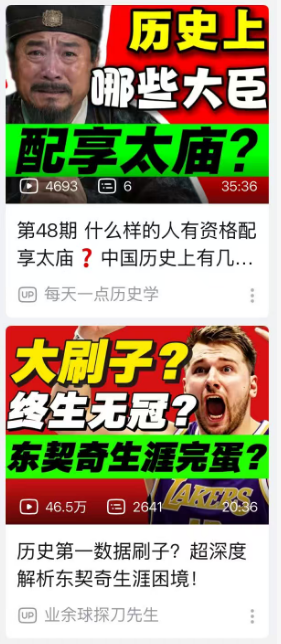
#> input picture data/review/别人的视频封面.png, 281 x 644 px
$ python check_layout.py '../data/review/别人的视频封面.png'
#> lines starting #> are read from the running program, lines starting #| are printed output that depends on the picture
#!/usr/bin/env python3
"""Objective video-slide layout check: do the title band and subtitle band overlap?

WHY THIS EXISTS
    Eyeballing a rendered frame (or asking a vision model) is unreliable for "is the
    title sitting on top of the subtitles?". This measures it instead: it counts
    near-white pixels per scanline, groups them into text bands, and asserts the
    title band and subtitle band are separated by a real gap.

    A real bug this caught: title drawn at 0.79h-0.93h while ASS subtitles were drawn
    at 0.79h-0.88h -> visually "a bit busy", numerically a hard overlap.

USAGE
    # extract a frame first (mid-segment is best, subtitles are showing)
    ffmpeg -hide_banner -loglevel error -y -ss 20 -i final.mp4 -frames:v 1 frame.png
    python check_layout.py frame.png [more_frames.png ...]

    # no args -> falls back to ./data/tmp/smoke/f2_{portrait,landscape}.png

EXIT CODES
    0 = all frames passed (or nothing to check)
    1 = at least one frame has an overlap / missing band

TUNING
    TITLE_ZONE / SUB_ZONE below assume the zoning used by this project's media.build_layers():
      ~0.045h 栏目名·章节号 | ~0.085-0.255h 章节标题 | ~0.72h 图注 | ~0.78-1.00h 字幕
    (配图是整屏铺满的，没有独立的图片区)
    Adjust the constants if a project zones its canvas differently.
"""

from __future__ import annotations

import sys
from pathlib import Path

try:
    from PIL import Image
except ImportError:  # pragma: no cover
    print("需要 Pillow:  python -m pip install pillow", file=sys.stderr)
    raise SystemExit(2)

# Fraction-of-height window that counts as "the title band".
TITLE_ZONE = (0.05, 0.32)
# Anything at/after this fraction is "the subtitle band".
SUB_ZONE = 0.78
# Minimum vertical gap (px) required between the two bands.
MIN_GAP_PX = 5
# A band must be at least this tall (px) to not be dismissed as antialiasing noise.
MIN_BAND_PX = 6
# Row is "text" when at least this many sampled pixels are near-white.
WHITE_LEVEL = 235
SAMPLE_STEP = 3          # sample every Nth column; 3 is plenty and ~3x faster


def bright_bands(path: Path) -> list[tuple[int, int]]:
    """Return [(start_y, end_y), ...] scanline bands containing near-white pixels."""
    im = Image.open(path).convert("L")
    w, h = im.size
    px = im.load()

    rows: list[int] = []
    for y in range(h):
        cnt = 0
        for x in range(0, w, SAMPLE_STEP):
            if px[x, y] > WHITE_LEVEL:
                cnt += 1
        rows.append(cnt)

    thresh = max(3, w // 200)
    bands: list[tuple[int, int]] = []
    start: int | None = None
    for y, c in enumerate(rows):
        if c >= thresh and start is None:
            start = y
        elif c < thresh and start is not None:
            if y - start >= MIN_BAND_PX:
                bands.append((start, y))
            start = None
    if start is not None:
        bands.append((start, h))
    return bands


def check(path: Path) -> bool:
    if not path.exists():
        print(f"缺帧 {path}")
        return False

    im = Image.open(path)
    w, h = im.size
    bands = bright_bands(path)

    print(f"\n=== {path.stem}  {w}x{h} ===")
    for a, b in bands:
        print(f"  文字带  y={a:5d}~{b:5d}   ({a/h:.3f}h ~ {b/h:.3f}h)  高={b-a}px")

    title = [bd for bd in bands if TITLE_ZONE[0] * h <= bd[0] < TITLE_ZONE[1] * h]
    sub = [bd for bd in bands if bd[0] >= SUB_ZONE * h]

    if title and sub:
        gap = sub[0][0] - title[-1][1]
        ok = gap > MIN_GAP_PX
        print(f"  标题带 {title[-1]}  字幕带 {sub[0]}  间隔 = {gap}px "
              f"{'✅ 未重叠' if ok else '❌ 重叠/过近'}")
        return ok

    print(f"  标题带={title} 字幕带={sub}")
    print("  ⚠️  未能同时识别出两条文字带 —— 可能是该帧没有字幕，"
          "或版面分区常量与本项目不符，需人工确认")
    return False


def main(argv: list[str]) -> int:
    default = [Path(f"data/tmp/smoke/{n}/frame.png") for n in ("portrait", "landscape")]
    paths = [Path(a) for a in argv[1:]] or default
    results = [check(p) for p in paths]
#> in check, im is the input picture: PIL image 281x644 RGB; mean R, G, B 167.2, 157.3, 129.4
#> in bright_bands, `im = Image.open(path).convert("L")`:
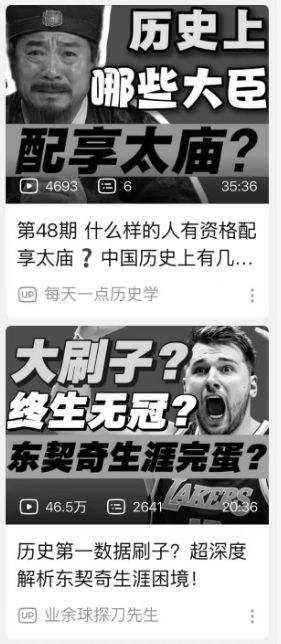
#> im: PIL image 281x644 L; min 0, max 255, mean 157.1
#| === 别人的视频封面  281x644 ===
#|   标题带=[] 字幕带=[]
    bad = results.count(False)
    print(f"\n结果：{len(results) - bad} 通过 / {bad} 失败")
    return 1 if bad else 0


if __name__ == "__main__":
#> (the run stopped early here; a loop or call above may not have finished)
